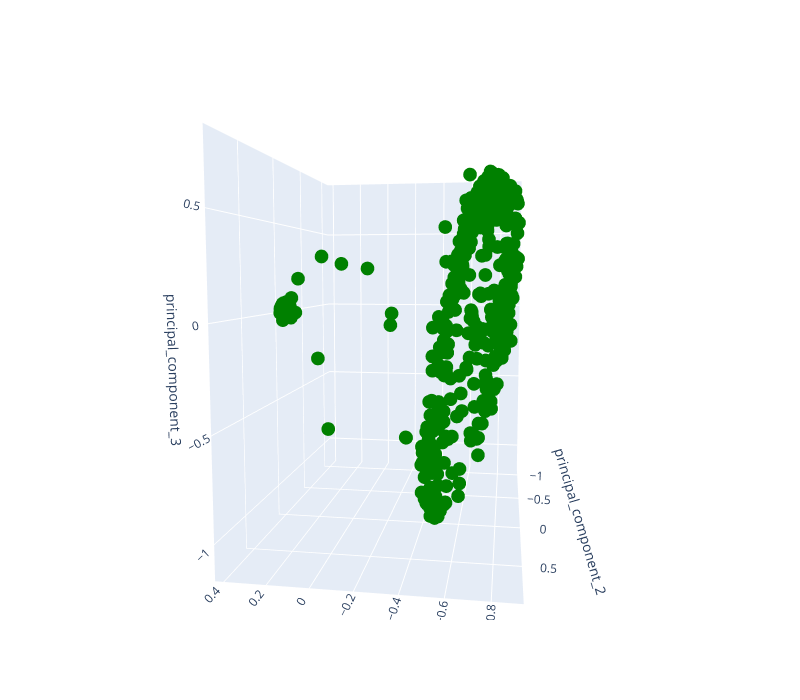

This figure's notebook cell:
### Markdown cell above
Plotting the dataset in 3D after PCA transformation (Plotando o dataset em 3D após a transformação do PCA).

### Code cell
fig = px.scatter_3d(df_item_pca,
                    x='principal_component_1',
                    y='principal_component_2',
                    z='principal_component_3',
                    width=800,
                    height=700).update_traces(marker=dict(color='green'))
fig.show()

### Figure 1 — Plotly figure (JSON) as saved in the notebook; plotly's stock layout.template omitted (floating-point values rounded to 4 significant figures; data arrays with more than 128 entries replaced by an {"elided": "..."} marker saying what was removed)
{"data": [{"hovertemplate": "principal_component_1=%{x}<br>principal_component_2=%{y}<br>principal_component_3=%{z}<extra></extra>", "legendgroup": "", "marker": {"color": "green", "symbol": "circle"}, "mode": "markers", "name": "", "scene": "scene", "showlegend": false, "type": "scatter3d", "x": {"elided": "982 float values"}, "y": {"elided": "982 float values"}, "z": {"elided": "982 float values"}}], "layout": {"height": 700, "legend": {"tracegroupgap": 0}, "margin": {"t": 60}, "scene": {"aspectmode": "auto", "aspectratio": {"x": 0.7722, "y": 1.14, "z": 1.136}, "camera": {"center": {"x": 0, "y": 0, "z": 0}, "eye": {"x": -0.335, "y": 2.129, "z": 0.2075}, "projection": {"type": "perspective"}, "up": {"x": 0, "y": 0, "z": 1}}, "domain": {"x": [0, 1], "y": [0, 1]}, "xaxis": {"title": {"text": "principal_component_1"}, "type": "linear"}, "yaxis": {"title": {"text": "principal_component_2"}, "type": "linear"}, "zaxis": {"title": {"text": "principal_component_3"}, "type": "linear"}}, "width": 800}}
